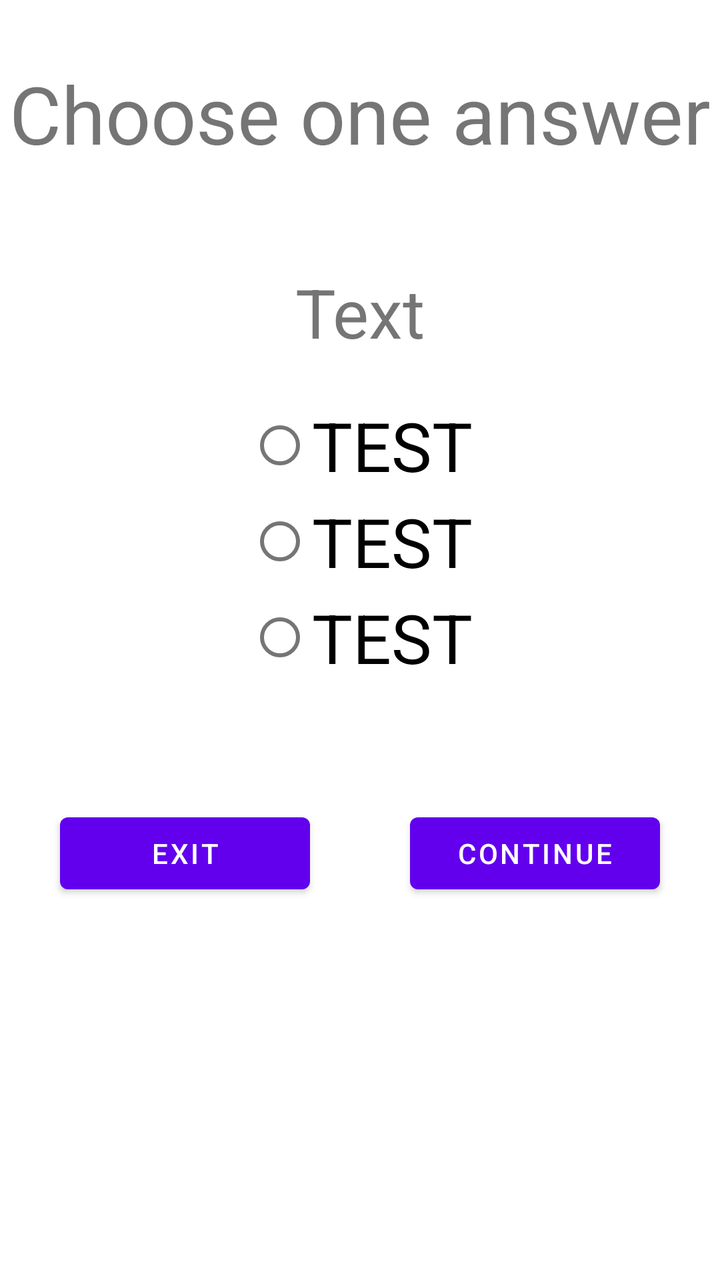
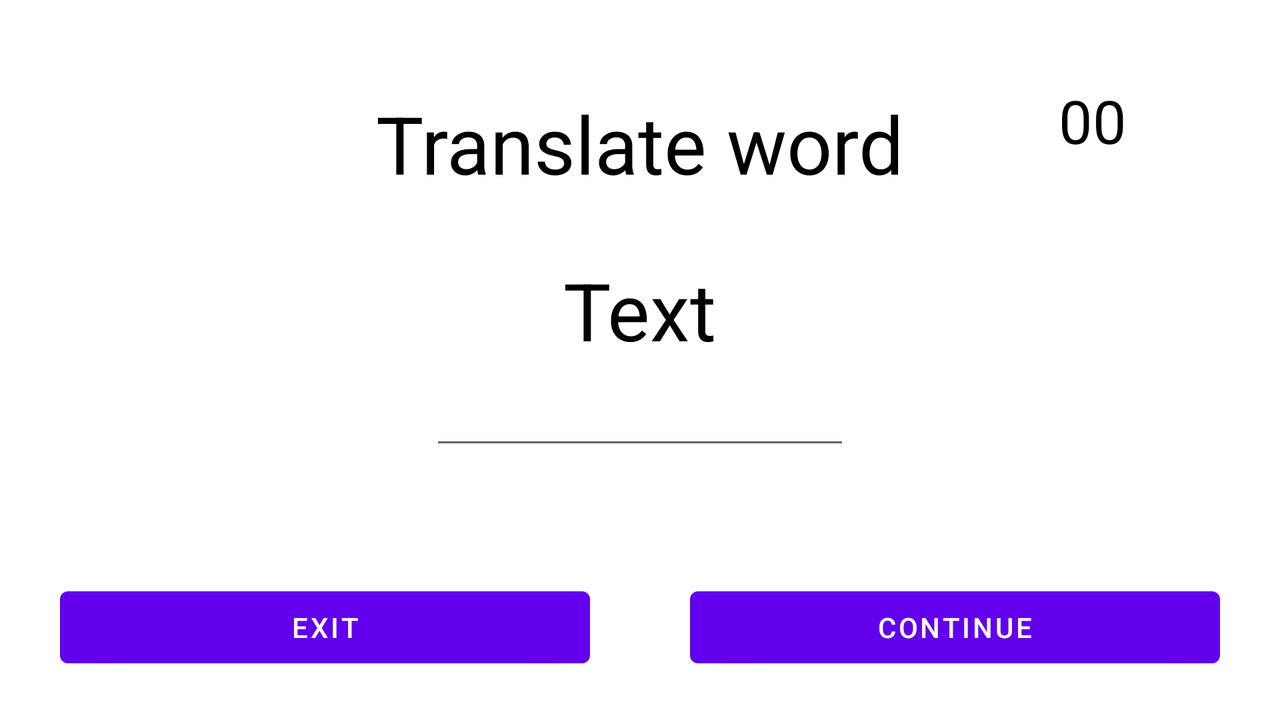

The same Android screen from two of the app's own layout files: first res/layout/ as a phone draws it, then the repository's variant for another configuration, drawn on a device whose configuration selects that folder. Both files follow.
<!-- AndroidManifest.xml: application theme Theme.TestEnglish -->
<!-- res/layout/fragment_test_with_answer.xml -->
<?xml version="1.0" encoding="utf-8"?>
<FrameLayout xmlns:android="http://schemas.android.com/apk/res/android"
    xmlns:app="http://schemas.android.com/apk/res-auto"
    xmlns:tools="http://schemas.android.com/tools"
    android:id="@+id/fragment_test_with_answer"
    android:layout_width="match_parent"
    android:layout_height="match_parent"
    tools:context=".TestWithAnswerFragment">

    <androidx.constraintlayout.widget.ConstraintLayout
        android:layout_width="match_parent"
        android:layout_height="match_parent">

        <Button
            android:id="@+id/buttonExit"
            android:layout_width="0dp"
            android:layout_height="wrap_content"
            android:layout_marginStart="30dp"
            android:layout_marginTop="60dp"
            android:layout_marginEnd="25dp"
            android:text="@string/exit"
            app:layout_constraintEnd_toStartOf="@+id/buttonContinueTestWithAnswer"
            app:layout_constraintStart_toStartOf="parent"
            app:layout_constraintTop_toBottomOf="@+id/linearLayout" />

        <TextView
            android:id="@+id/textWord"
            android:layout_width="wrap_content"
            android:layout_height="wrap_content"
            android:layout_marginTop="50dp"
            android:text="@string/textWord"
            android:textSize="34sp"
            app:layout_constraintEnd_toEndOf="parent"
            app:layout_constraintStart_toStartOf="parent"
            app:layout_constraintTop_toBottomOf="@+id/textView" />

        <TextView
            android:id="@+id/textView"
            android:layout_width="wrap_content"
            android:layout_height="wrap_content"
            android:layout_marginTop="30dp"
            android:text="@string/choose_one_answer"
            android:textSize="40sp"
            app:layout_constraintEnd_toEndOf="parent"
            app:layout_constraintStart_toStartOf="parent"
            app:layout_constraintTop_toTopOf="parent" />

        <Button
            android:id="@+id/buttonContinueTestWithAnswer"
            android:layout_width="0dp"
            android:layout_height="wrap_content"
            android:layout_marginStart="25dp"
            android:layout_marginTop="60dp"
            android:layout_marginEnd="30dp"
            android:text="@string/buttonContinueTestWithAnswer"
            app:layout_constraintEnd_toEndOf="parent"
            app:layout_constraintStart_toEndOf="@+id/buttonExit"
            app:layout_constraintTop_toBottomOf="@+id/linearLayout" />

        <LinearLayout
            android:id="@+id/linearLayout"
            android:layout_width="wrap_content"
            android:layout_height="wrap_content"
            android:layout_marginTop="20dp"
            android:orientation="vertical"
            app:layout_constraintEnd_toEndOf="parent"
            app:layout_constraintStart_toStartOf="parent"
            app:layout_constraintTop_toBottomOf="@+id/textWord">

            <RadioGroup
                android:id="@+id/radioGroupQuest"
                android:layout_width="match_parent"
                android:layout_height="match_parent">

                <RadioButton
                    android:id="@+id/buttonAnswerOne"
                    android:layout_width="match_parent"
                    android:layout_height="wrap_content"
                    android:text="@string/answer_one"
                    android:textSize="34sp"
                    android:visibility="visible"
                    tools:ignore="DuplicateSpeakableTextCheck" />

                <RadioButton
                    android:id="@+id/buttonAnswerTwo"
                    android:layout_width="match_parent"
                    android:layout_height="wrap_content"
                    android:text="@string/answer_two"
                    android:textSize="34sp" />

                <RadioButton
                    android:id="@+id/buttonAnswerTree"
                    android:layout_width="match_parent"
                    android:layout_height="wrap_content"
                    android:text="@string/answer_tree"
                    android:textSize="34sp" />
            </RadioGroup>
        </LinearLayout>


    </androidx.constraintlayout.widget.ConstraintLayout>
</FrameLayout>
<!-- resources referenced by this layout -->
<resources>
  <string name="answer_one">TEST</string>
  <string name="answer_tree">TEST</string>
  <string name="answer_two">TEST</string>
  <string name="buttonContinueTestWithAnswer">Continue</string>
  <string name="choose_one_answer">Choose one answer</string>
  <string name="exit">Exit</string>
  <string name="textWord">Text</string>
  <style name="Theme.TestEnglish" parent="Theme.MaterialComponents.DayNight.DarkActionBar">
          
          <item name="colorPrimary">@color/purple_500</item>
          <item name="colorPrimaryVariant">@color/purple_700</item>
          <item name="colorOnPrimary">@color/white</item>
          
          <item name="colorSecondary">@color/teal_200</item>
          <item name="colorSecondaryVariant">@color/teal_700</item>
          <item name="colorOnSecondary">@color/black</item>
          
          <item name="android:statusBarColor">?attr/colorPrimaryVariant</item>
          
      </style>
</resources>
<!-- res/layout-land/fragment_test_with_answer.xml (the repository's variant of the layout above) -->
<!-- drawn on the phone turned sideways -->
<?xml version="1.0" encoding="utf-8"?>
<FrameLayout xmlns:android="http://schemas.android.com/apk/res/android"
    xmlns:app="http://schemas.android.com/apk/res-auto"
    xmlns:tools="http://schemas.android.com/tools"
    android:id="@+id/fragment_test_with_answer"
    android:layout_width="match_parent"
    android:layout_height="match_parent">

    <androidx.constraintlayout.widget.ConstraintLayout
        android:layout_width="match_parent"
        android:layout_height="match_parent">

        <TextView
            android:id="@+id/textWord"
            android:layout_width="wrap_content"

            android:layout_height="wrap_content"
            android:layout_marginTop="30dp"
            android:text="@string/textWord"
            android:textColor="@color/black"
            android:textSize="40sp"
            app:layout_constraintEnd_toEndOf="parent"
            app:layout_constraintStart_toStartOf="parent"
            app:layout_constraintTop_toBottomOf="@+id/textView3" />

        <Button
            android:id="@+id/buttonExit"
            android:layout_width="0dp"
            android:layout_height="wrap_content"
            android:layout_marginStart="30dp"
            android:layout_marginTop="60dp"
            android:layout_marginEnd="25dp"
            android:text="@string/exit"
            app:layout_constraintEnd_toStartOf="@+id/buttonContinueTestWithAnswer"
            app:layout_constraintStart_toStartOf="parent"
            app:layout_constraintTop_toBottomOf="@+id/editTextAnswer" />

        <Button
            android:id="@+id/buttonContinueTestWithAnswer"
            android:layout_width="0dp"
            android:layout_height="wrap_content"
            android:layout_marginStart="25dp"
            android:layout_marginTop="60dp"
            android:layout_marginEnd="30dp"
            android:text="@string/buttonContinueTestWithAnswer"
            app:layout_constraintEnd_toEndOf="parent"
            app:layout_constraintStart_toEndOf="@+id/buttonExit"
            app:layout_constraintTop_toBottomOf="@+id/editTextAnswer" />

        <TextView
            android:id="@+id/textTime"
            android:layout_width="wrap_content"
            android:layout_height="wrap_content"
            android:layout_marginTop="40dp"
            android:text="00"
            android:textColor="@color/black"
            android:textSize="30sp"
            app:layout_constraintEnd_toEndOf="parent"
            app:layout_constraintStart_toEndOf="@+id/textView3"
            app:layout_constraintTop_toTopOf="parent" />

        <TextView
            android:id="@+id/textView3"
            android:layout_width="wrap_content"
            android:layout_height="wrap_content"
            android:layout_marginTop="45dp"
            android:text="@string/translate_word"
            android:textColor="@color/black"
            android:textSize="40dp"
            app:layout_constraintEnd_toEndOf="parent"
            app:layout_constraintStart_toStartOf="parent"
            app:layout_constraintTop_toTopOf="parent"
            tools:layout_editor_absoluteX="385dp" />

        <EditText
            android:id="@+id/editTextAnswer"
            app:layout_constraintEnd_toEndOf="parent"
            app:layout_constraintStart_toStartOf="parent"
            app:layout_constraintTop_toBottomOf="@+id/textWord"
            android:layout_width="wrap_content"
            android:layout_height="wrap_content"
            android:ems="10"
            android:inputType="textPersonName"
            android:minHeight="48dp"
            android:text=""
            tools:ignore="SpeakableTextPresentCheck"
            tools:layout_editor_absoluteX="413dp"
            tools:layout_editor_absoluteY="149dp" />

    </androidx.constraintlayout.widget.ConstraintLayout>
</FrameLayout>
<!-- resources referenced by the variant -->
<!-- as the phone turned sideways resolves them -->
<resources>
  <string name="buttonContinueTestWithAnswer">Continue</string>
  <string name="exit">Exit</string>
  <string name="textWord">Text</string>
  <string name="translate_word">Translate word</string>
  <style name="Theme.TestEnglish" parent="Theme.MaterialComponents.DayNight.DarkActionBar">
          
          <item name="colorPrimary">@color/purple_500</item>
          <item name="colorPrimaryVariant">@color/purple_700</item>
          <item name="colorOnPrimary">@color/white</item>
          
          <item name="colorSecondary">@color/teal_200</item>
          <item name="colorSecondaryVariant">@color/teal_700</item>
          <item name="colorOnSecondary">@color/black</item>
          
          <item name="android:statusBarColor">?attr/colorPrimaryVariant</item>
          
      </style>
</resources>
